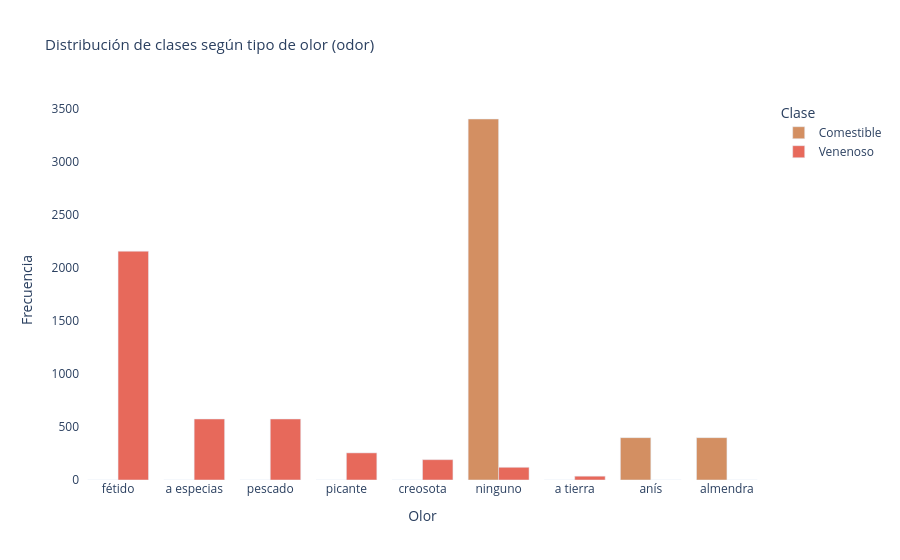

Notebook code cell kept with this figure:
### Markdown cell above
## 7. Análisis de la variable odor — predictora clave

### Code cell
# 'odor' es conocida por ser altamente discriminativa en este dataset
odor_map = {
    'a': 'almendra', 'l': 'anís', 'c': 'creosota',
    'y': 'pescado', 'f': 'fétido', 'm': 'a tierra',
    'n': 'ninguno', 'p': 'picante', 's': 'a especias'
}

df_odor = df.copy()
df_odor['odor_label'] = df_odor['odor'].map(odor_map)

odor_class = df_odor.groupby(['odor_label', 'class']).size().unstack(fill_value=0)
odor_class.columns = ['Comestible', 'Venenoso']
odor_class = odor_class.sort_values('Venenoso', ascending=False)

fig = px.bar(
    odor_class.reset_index(), x='odor_label',
    y=['Comestible', 'Venenoso'],
    barmode='group',
    color_discrete_map={'Comestible': '#d38f62', 'Venenoso': '#e7695b'},
    title='Distribución de clases según tipo de olor (odor)',
    labels={'odor_label': 'Olor', 'value': 'Frecuencia', 'variable': 'Clase'}
)
fig.update_layout(plot_bgcolor='white', title_font_size=15)
fig.show()
print('Figura 5. La variable odor es altamente discriminativa: olores como fétido, a especias y creosota son exclusivos de hongos venenosos.')

### Figure 1 — Plotly figure (JSON) as saved in the notebook; plotly's stock layout.template omitted (floating-point values rounded to 4 significant figures)
{"data": [{"alignmentgroup": "True", "hovertemplate": "Clase=Comestible<br>Olor=%{x}<br>Frecuencia=%{y}<extra></extra>", "legendgroup": "Comestible", "marker": {"color": "#d38f62", "pattern": {"shape": ""}}, "name": "Comestible", "offsetgroup": "Comestible", "orientation": "v", "showlegend": true, "textposition": "auto", "type": "bar", "x": ["fétido", "a especias", "pescado", "picante", "creosota", "ninguno", "a tierra", "anís", "almendra"], "xaxis": "x", "y": [0, 0, 0, 0, 0, 3408, 0, 400, 400], "yaxis": "y"}, {"alignmentgroup": "True", "hovertemplate": "Clase=Venenoso<br>Olor=%{x}<br>Frecuencia=%{y}<extra></extra>", "legendgroup": "Venenoso", "marker": {"color": "#e7695b", "pattern": {"shape": ""}}, "name": "Venenoso", "offsetgroup": "Venenoso", "orientation": "v", "showlegend": true, "textposition": "auto", "type": "bar", "x": ["fétido", "a especias", "pescado", "picante", "creosota", "ninguno", "a tierra", "anís", "almendra"], "xaxis": "x", "y": [2160, 576, 576, 256, 192, 120, 36, 0, 0], "yaxis": "y"}], "layout": {"barmode": "group", "legend": {"title": {"text": "Clase"}, "tracegroupgap": 0}, "plot_bgcolor": "white", "title": {"font": {"size": 15}, "text": "Distribución de clases según tipo de olor (odor)"}, "xaxis": {"anchor": "y", "domain": [0, 1], "title": {"text": "Olor"}}, "yaxis": {"anchor": "x", "domain": [0, 1], "title": {"text": "Frecuencia"}}}}
